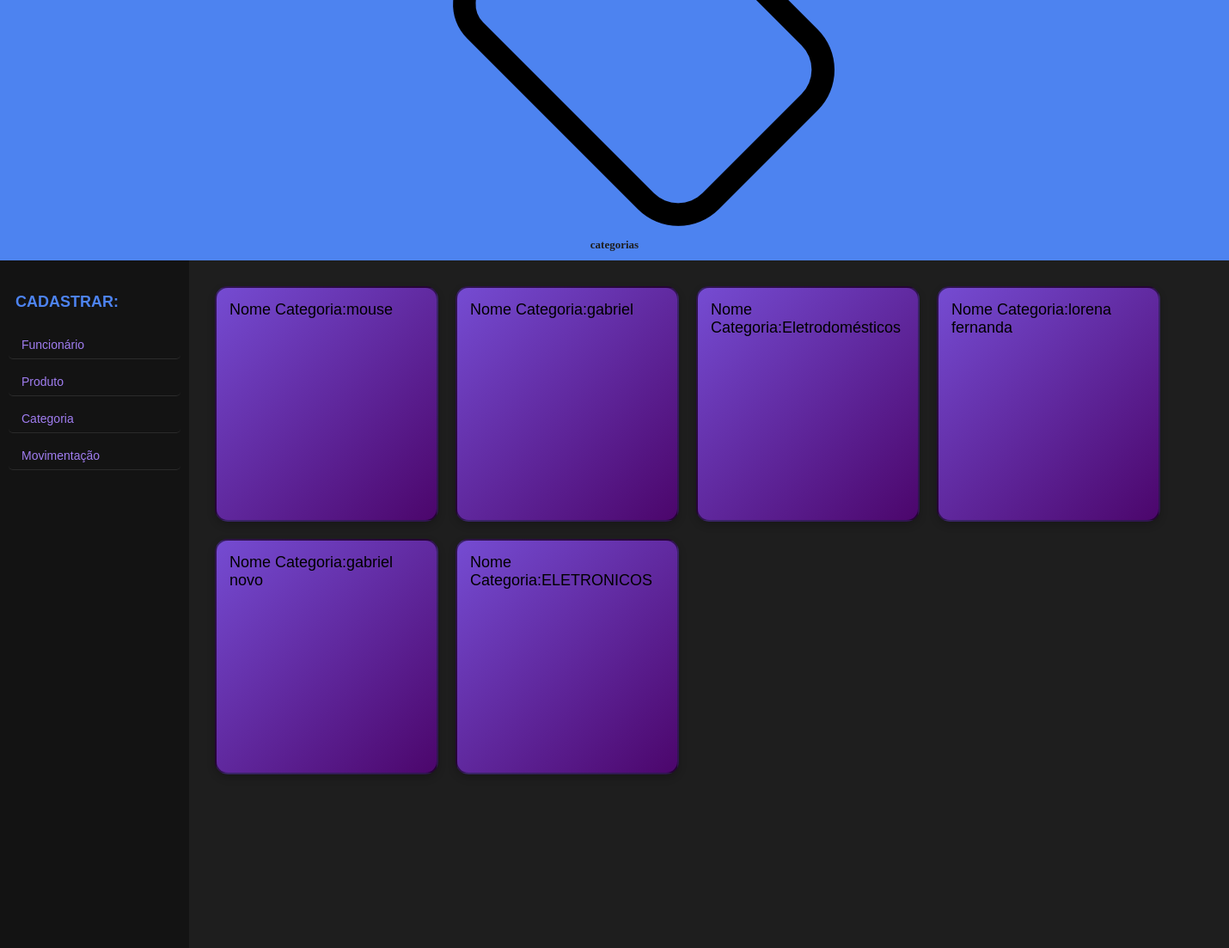
The page /categoria (lower part) on the database as committed earlier.
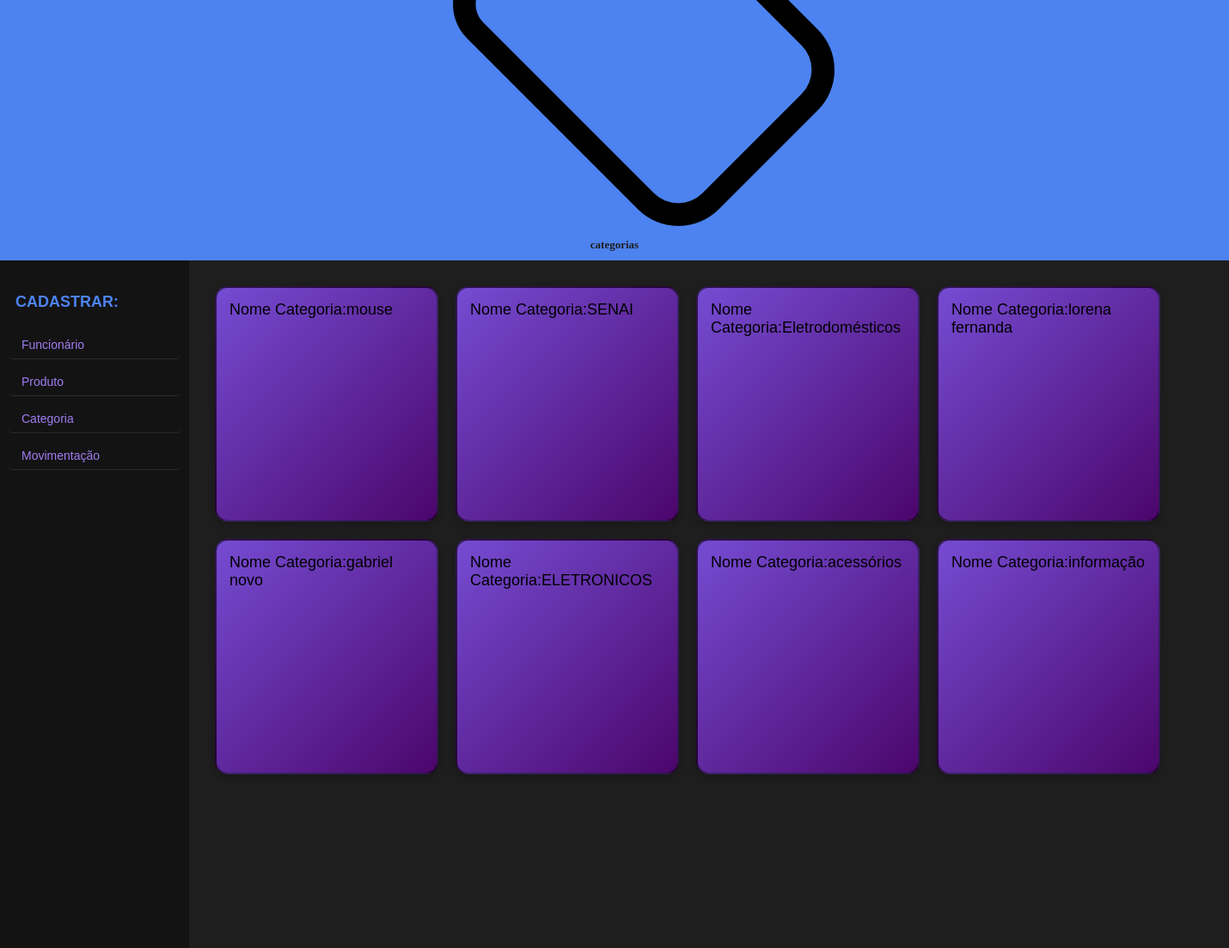
The same page on the database as committed later.
### models.py (models this page shows, shortened)
class Categoria(Base):
    __tablename__ = 'categoria'
    id = Column(Integer, primary_key=True)
    name_categoria = Column(String(20), nullable=False)
    def serialize_Categoria(self):
        dados_Categoria = {
            "id": self.id,
            "name_categoria": self.name_categoria,
        }
        return dados_Categoria

### app.py (the view)
@app.route('/categoria', methods=['GET'])
def categoria():
    sql_categoria = select(Categoria)
    resultado_categoria = db_session.execute(sql_categoria).scalars()
    lista_categoria = []
    for n in resultado_categoria:
        lista_categoria.append(n.serialize_Categoria())
        print((lista_categoria[-1]))
    return render_template('categoria.html',
                           lista_categoria=lista_categoria)

### templates/categoria.html
{% extends 'template.html' %}
{% block conteudo %}
{% for item in lista_categoria %}
<div class="conteudo">
    <p> Nome Categoria:{{item.name_categoria}} </p><br>
</div>
{% endfor %}
{% endblock conteudo %}

Rows that differ between the two databases and show on the page:
changed Categoria: name_categoria "gabriel" → "SENAI"
added Categoria: name_categoria "acessórios"
added Categoria: name_categoria "informação"
